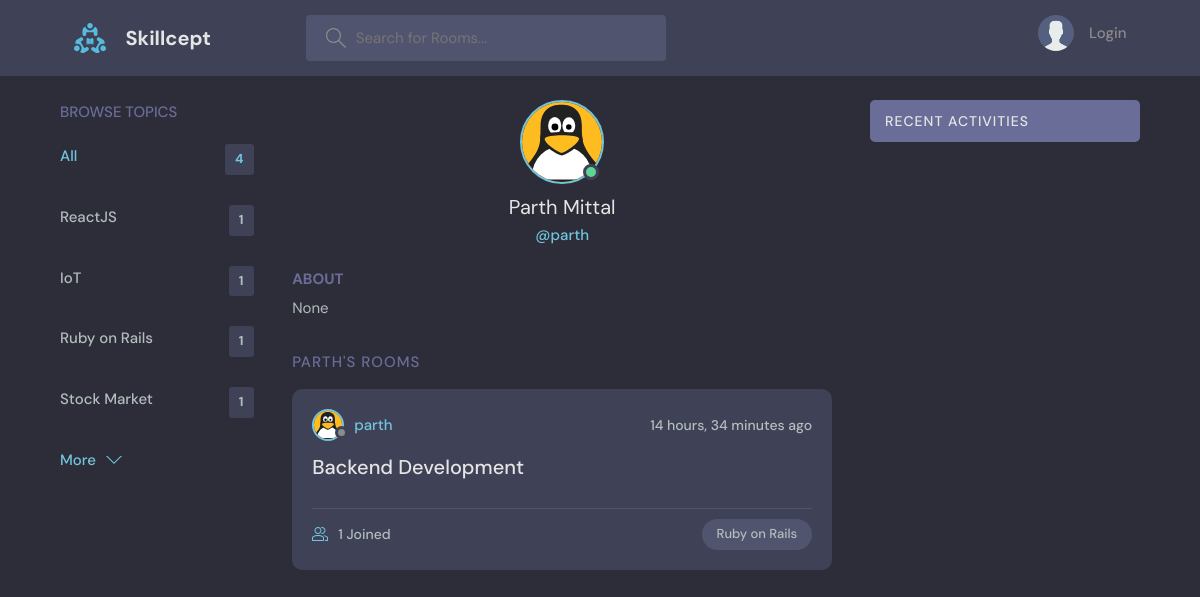
Before: /profile/4/ with the older database file.
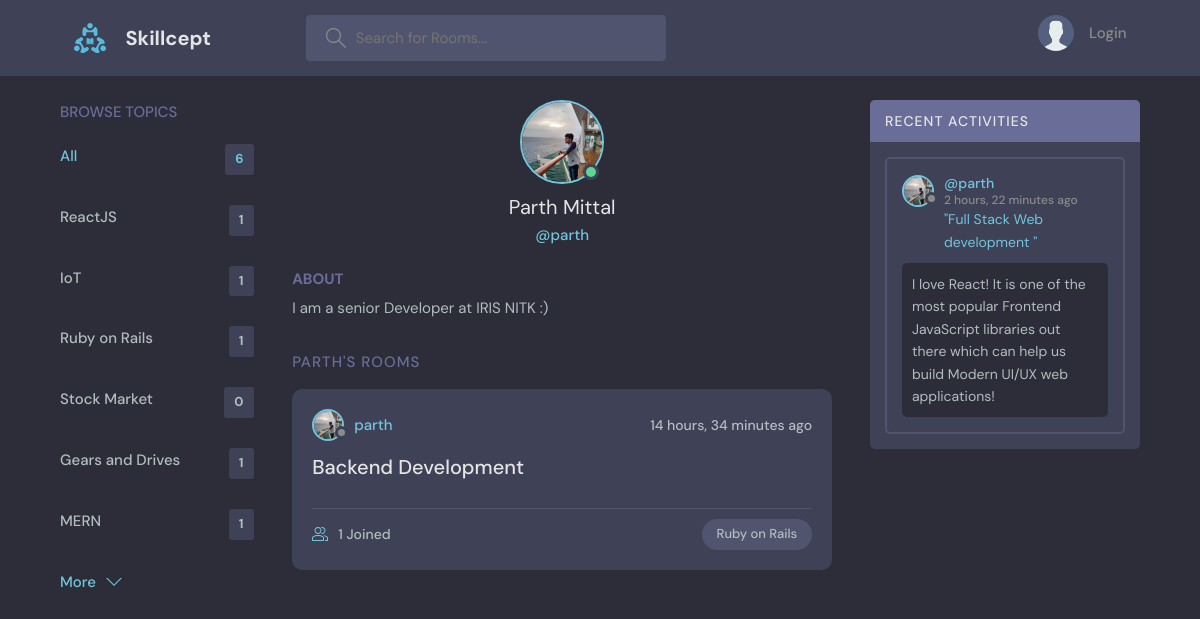
After: the same page with the newer database file.
### base/models.py (models this page shows, shortened)
class Topic(models.Model):
    name = models.CharField(max_length=200)

class User(AbstractUser):
    name = models.CharField(max_length=200, null=True, unique=True)
    email = models.EmailField(null=True, unique=True)
    bio = models.TextField(null=True)
    avatar = models.ImageField(null=True, default='nophoto.svg')
    USERNAME_FIELD = 'email'
    REQUIRED_FIELDS =  []

class Room(models.Model):
    host = models.ForeignKey(User, null=True, on_delete=models.SET_NULL)
    topic = models.ForeignKey(Topic, null=True, on_delete=models.SET_NULL)
    name = models.CharField(max_length=200)
    description = models.TextField(null=True, blank=True)
    participants = models.ManyToManyField(User, related_name='participants', blank=True)
    updated = models.DateTimeField(auto_now=True)
    created = models.DateTimeField(auto_now_add=True)
    class Meta:
        ordering = ['-updated', '-created']
    def __str__(self):
        return self.name

class Message(models.Model):
    user = models.ForeignKey(User, on_delete=models.CASCADE)
    room = models.ForeignKey(Room, on_delete=models.CASCADE)
    body = models.TextField()
    updated = models.DateTimeField(auto_now=True)
    created = models.DateTimeField(auto_now_add=True)
    class Meta:
        ordering = ['-updated', '-created']

### base/views.py (the view)
# urls.py: path('profile/<str:pk>/', views.userProfile, name='user-profile'),
def userProfile(request, pk):
    user = User.objects.get(id=pk)
    rooms = user.room_set.all()
    room_messages = user.message_set.all()
    topics = Topic.objects.all()
    context = {'user': user, 'rooms': rooms, 'room_messages': room_messages, 'topics': topics}
    return render(request, 'base/profile.html', context)

### base/templates/base/profile.html (shortened to what this page needs)
{% extends 'main.html' %}
{% block content %}
  <main class="profile-page layout layout--3">
    <div class="container">
      {% include 'base/topics_component.html' %}
      <div class="roomList">
        <div class="profile">
          <div class="profile__avatar">
            <div class="avatar avatar--large active">
              <img src="{{user.avatar.url}}" />
            </div>
          </div>
          <div class="profile__info">
            <h3>{{user.name}}</h3>
            <p>@{{user.username}}</p>
          </div>
          <div class="profile__about">
            <h3>About</h3>
            <p>
              {{user.bio}}
            </p>
          </div>
        </div>
        <div class="roomList__header">
          <div>
            <h2>{{user.username}}'s Rooms</a>
            </h2>
          </div>
        </div>
        {% include 'base/feed_component.html' %}
      </div>
      {% include 'base/activity_component.html' %}
    </div>
  </main>
{% endblock %}

### templates/main.html (shortened to what this page needs)
<!DOCTYPE html>
{% load static %}
<html lang="en">
  <head>
    <link rel="stylesheet" href="{% static 'styles/style.css' %}" />
  </head>
  <body>
    {% include 'navbar.html' %}
    {% block content %}
    {% endblock %}
  </body>
</html>

### templates/navbar.html (shortened to what this page needs)
{% load static %}
<header class="header header--loggedIn">
    <div class="container">
      <a href="{% url 'home' %}" class="header__logo">
        <img src="{% static 'images/logo.svg' %}" />
        <h1>Skillcept</h1>
      </a>
      <form class="header__search" method="GET" action="{% url 'home' %}">
        <label>
          <input name='q' placeholder="Search for Rooms..." />
        </label>
      </form>
      <nav class="header__menu">
        {% if request.user.is_authenticated %}
        <div class="header__user">
          <a href="{% url 'update-user' %}">
            <div class="avatar avatar--medium active">
              <img src="{{request.user.avatar.url}}" />
            </div>
            <p>{{request.user.name}} <span>@{{request.user.username}}</span></p>
          </a>
          <button class="dropdown-button">
            <svg version="1.1" xmlns="http://www.w3.org/2000/svg" width="32" height="32" viewBox="0 0 32 32">
              <title>chevron-down</title>
              <path d="M16 21l-13-13h-3l16 16 16-16h-3l-13 13z"></path>
            </svg>
          </button>
        </div>
        {% else %}
        <a href="{% url 'login' %}">
          <img src="{% static 'images/avatar.svg' %}" />
          <p>Login</p>
        </a>
        {% endif %}
      </nav>
    </div>
  </header>

### base/templates/base/topics_component.html
<div class="topics">
  <div class="topics__header">
    <h2>Browse Topics</h2>
  </div>
  <ul class="topics__list">
    <li>
      <a href="{% url 'home' %}" class="active">All <span>{{topics.count}}</span></a>
    </li>
    {% for topic in topics %}
    <li>
      <a href="{% url 'home' %}?q={{topic.name}}">{{topic.name}}<span>{{topic.room_set.all.count}}</span></a>
    </li>
    {% endfor %}
  </ul>
  <a class="btn btn--link" href="{% url 'topics' %}">
    More
    <svg
      version="1.1"
      xmlns="http://www.w3.org/2000/svg"
      width="32"
      height="32"
      viewBox="0 0 32 32"
    >
      <title>chevron-down</title>
      <path d="M16 21l-13-13h-3l16 16 16-16h-3l-13 13z"></path>
    </svg>
  </a>
</div>

### base/templates/base/feed_component.html (shortened to what this page needs)
{% for room in rooms %}
    <div class="roomListRoom">
        <div class="roomListRoom__header">
        <a href="{% url 'user-profile' room.host.id %}" class="roomListRoom__author">
            <div class="avatar avatar--small">
            <img src="{{room.host.avatar.url}}" />
            </div>
            <span>{{room.host.username}}</span>
        </a>
        <div class="roomListRoom__actions">
            <span>{{room.created|timesince}} ago</span>
        </div>
        </div>
        <div class="roomListRoom__content">
        <a href="{% url 'room' room.id %}">{{room.name}}</a>
        </div>
        <div class="roomListRoom__meta">
        <a href="{% url 'room' room.id %}" class="roomListRoom__joined">
            {{room.participants.all.count}} Joined
        </a>
        <p class="roomListRoom__topic">{{room.topic.name}}</p>
        </div>
    </div>
{% endfor %}

### base/templates/base/activity_component.html (shortened to what this page needs)
<div class="activities">
  <div class="activities__header">
    <h2>Recent Activities</h2>
  </div>
  {% for message in room_messages %}
    <div class="activities__box">
        <div class="activities__boxHeader roomListRoom__header">
        <a href="{% url 'user-profile' message.user.id %}" class="roomListRoom__author">
            <div class="avatar avatar--small">
            <img src="{{message.user.avatar.url}}" />
            </div>
            <p> @{{message.user.username}} <br>  <span>{{message.created|timesince}} ago</span> </p>
        </a>
        <br>
        </div>
        <div class="activities__boxContent">
            <p>
                <a href="{% url 'room' message.room.id %}">"{{message.room}}"</a>
            </p>
            <div class="activities__boxRoomContent">
                {{message.body}}
            </div>
        </div>
    </div>
  {% endfor %}
</div>

Changed rows visible on the page:
computed for Topic "Stock Market": room_set.all.count "1" → "0"
added Topic: name "Gears and Drives", room_set.all.count "1"
added Topic: name "MERN", room_set.all.count "1"
changed User "Parth Mittal": avatar: picture added in place of a placeholder; bio "None" → "I am a senior Developer at IRIS NITK :)"
changed through a linked row, Room "Backend Development": host.avatar: picture added in place of a placeholder
added Message: user.avatar (picture), user.username "parth", created "2 hours, 22 minutes", room "Full Stack Web development", body "I love React! It is one of the most popular Frontend JavaScript libraries out there which can help us build Modern UI/UX web applications!"
Other visible differences:
{{ topics.count }}: "4" → "6"
